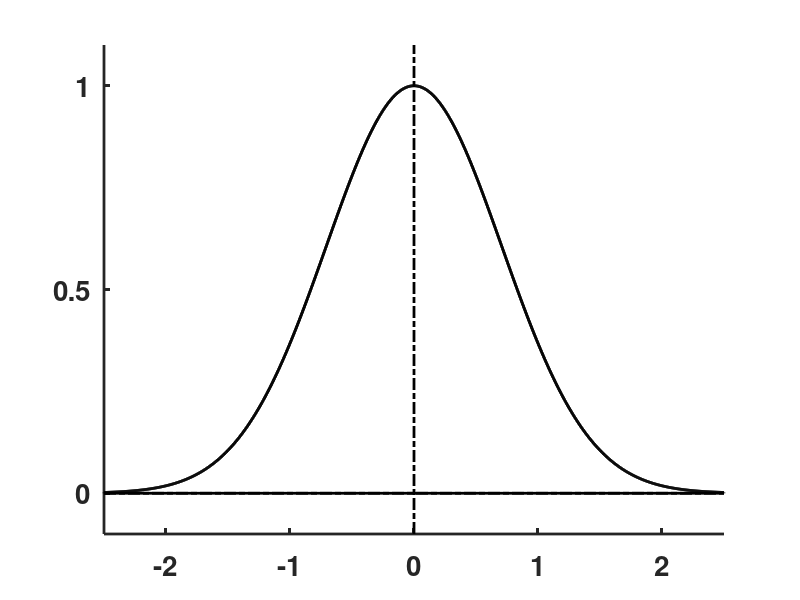

The MATLAB source for this figure: (Note: this script raises an error after producing the figure.)
clear;  figure('Position',[100 100 600 400],'Color',[1 1 1]); clf;  hold on; 

xy=[-2.5 2.5 -0.1 1.1];
xx=linspace(xy(1),xy(2),1000);  yy=exp(-xx.^2);
plot(xx(1:1000),yy(1:1000),'k','LineWidth',2)
set(gca,'LineWidth',2); 
axis(xy); axis manual;
plot([xy(1) xy(2)],[0 0],'k-.','LineWidth',2);
plot([0 0],[xy(3) xy(4)],'k-.','LineWidth',2);
set(gca,'XTick',[-2 -1 0 1 2],'YTick',[0 0.5 1],'FontSize',20,'FontWeight','bold');
xh=xx; yh=yy; sp=length(xx);
xh(sp+1)=xy(2); xh(sp+2)=xy(1); xh(sp+3)=xy(1); yh(sp+1)=0; yh(sp+2)=0; yh(sp+3)=yy(sp);
ll=line(xh,yh,'Color','k','LineWidth',2);  
HATCH(ll,45,[0 0 0],'-',5,1); 